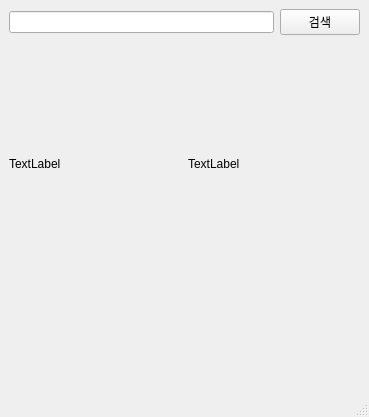
<?xml version="1.0" encoding="UTF-8"?>
<ui version="4.0">
 <class>mainWindow</class>
 <widget class="QMainWindow" name="mainWindow">
  <property name="geometry">
   <rect>
    <x>0</x>
    <y>0</y>
    <width>369</width>
    <height>417</height>
   </rect>
  </property>
  <property name="windowTitle">
   <string>날씨프로그램</string>
  </property>
  <widget class="QWidget" name="centralwidget">
   <widget class="QWidget" name="gridLayoutWidget">
    <property name="geometry">
     <rect>
      <x>9</x>
      <y>9</y>
      <width>351</width>
      <height>361</height>
     </rect>
    </property>
    <layout class="QGridLayout" name="gridLayout">
     <item row="0" column="0">
      <widget class="QLineEdit" name="lineEdit"/>
     </item>
     <item row="0" column="1">
      <widget class="QPushButton" name="searchbtn">
       <property name="text">
        <string>검색</string>
       </property>
      </widget>
     </item>
     <item row="1" column="0" colspan="2">
      <layout class="QVBoxLayout" name="verticalLayout">
       <item>
        <layout class="QHBoxLayout" name="horizontalLayout_4">
         <item>
          <layout class="QVBoxLayout" name="verticalLayout_3">
           <item>
            <widget class="QLabel" name="label_1">
             <property name="enabled">
              <bool>true</bool>
             </property>
             <property name="minimumSize">
              <size>
               <width>133</width>
               <height>0</height>
              </size>
             </property>
             <property name="text">
              <string/>
             </property>
            </widget>
           </item>
           <item>
            <widget class="QLabel" name="label_7">
             <property name="layoutDirection">
              <enum>Qt::LeftToRight</enum>
             </property>
             <property name="text">
              <string>TextLabel</string>
             </property>
            </widget>
           </item>
          </layout>
         </item>
         <item>
          <layout class="QVBoxLayout" name="verticalLayout_4">
           <item>
            <widget class="QLabel" name="label_2">
             <property name="text">
              <string/>
             </property>
            </widget>
           </item>
           <item>
            <widget class="QLabel" name="label_8">
             <property name="text">
              <string>TextLabel</string>
             </property>
            </widget>
           </item>
          </layout>
         </item>
        </layout>
       </item>
      </layout>
     </item>
     <item row="2" column="0" colspan="2">
      <layout class="QVBoxLayout" name="verticalLayout_5">
       <item>
        <layout class="QHBoxLayout" name="horizontalLayout_6">
         <item>
          <layout class="QVBoxLayout" name="verticalLayout_7">
           <item>
            <widget class="QLabel" name="label_3">
             <property name="text">
              <string/>
             </property>
            </widget>
           </item>
          </layout>
         </item>
         <item>
          <widget class="QLabel" name="label_4">
           <property name="text">
            <string/>
           </property>
          </widget>
         </item>
         <item>
          <layout class="QVBoxLayout" name="verticalLayout_8">
           <item>
            <widget class="QLabel" name="label_5">
             <property name="text">
              <string/>
             </property>
            </widget>
           </item>
          </layout>
         </item>
        </layout>
       </item>
      </layout>
     </item>
    </layout>
   </widget>
  </widget>
  <widget class="QMenuBar" name="menubar">
   <property name="geometry">
    <rect>
     <x>0</x>
     <y>0</y>
     <width>369</width>
     <height>21</height>
    </rect>
   </property>
  </widget>
  <widget class="QStatusBar" name="statusbar"/>
 </widget>
 <resources/>
 <connections/>
</ui>
